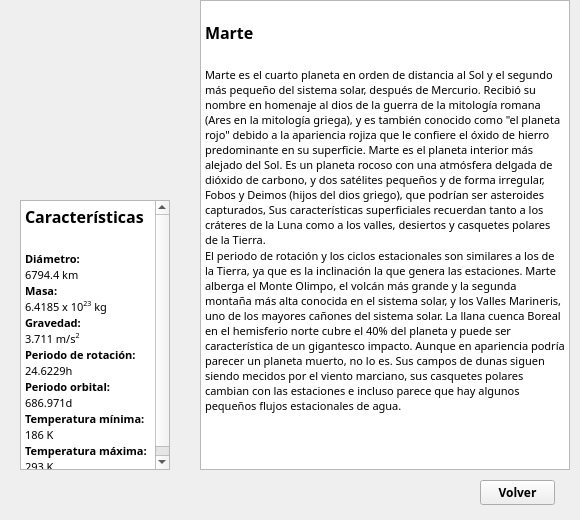
<?xml version="1.0" encoding="UTF-8"?>
<ui version="4.0">
 <class>MainWindow</class>
 <widget class="QMainWindow" name="MainWindow">
  <property name="geometry">
   <rect>
    <x>0</x>
    <y>0</y>
    <width>580</width>
    <height>520</height>
   </rect>
  </property>
  <property name="minimumSize">
   <size>
    <width>580</width>
    <height>520</height>
   </size>
  </property>
  <property name="maximumSize">
   <size>
    <width>580</width>
    <height>520</height>
   </size>
  </property>
  <property name="windowTitle">
   <string>MainWindow</string>
  </property>
  <widget class="QWidget" name="centralwidget">
   <widget class="QPushButton" name="button_close">
    <property name="geometry">
     <rect>
      <x>480</x>
      <y>480</y>
      <width>75</width>
      <height>25</height>
     </rect>
    </property>
    <property name="minimumSize">
     <size>
      <width>75</width>
      <height>25</height>
     </size>
    </property>
    <property name="maximumSize">
     <size>
      <width>75</width>
      <height>25</height>
     </size>
    </property>
    <property name="font">
     <font>
      <family>Century Gothic</family>
      <pointsize>9</pointsize>
      <weight>75</weight>
      <bold>true</bold>
     </font>
    </property>
    <property name="text">
     <string>Volver</string>
    </property>
   </widget>
   <widget class="QLabel" name="label_image">
    <property name="geometry">
     <rect>
      <x>0</x>
      <y>0</y>
      <width>200</width>
      <height>200</height>
     </rect>
    </property>
    <property name="minimumSize">
     <size>
      <width>200</width>
      <height>200</height>
     </size>
    </property>
    <property name="maximumSize">
     <size>
      <width>200</width>
      <height>200</height>
     </size>
    </property>
    <property name="text">
     <string/>
    </property>
    <property name="pixmap">
     <pixmap>Iconos/mars_ima.png</pixmap>
    </property>
    <property name="scaledContents">
     <bool>true</bool>
    </property>
   </widget>
   <widget class="QTextEdit" name="text_info">
    <property name="geometry">
     <rect>
      <x>200</x>
      <y>0</y>
      <width>370</width>
      <height>470</height>
     </rect>
    </property>
    <property name="minimumSize">
     <size>
      <width>370</width>
      <height>470</height>
     </size>
    </property>
    <property name="maximumSize">
     <size>
      <width>370</width>
      <height>470</height>
     </size>
    </property>
    <property name="font">
     <font>
      <family>Century Gothic</family>
     </font>
    </property>
    <property name="readOnly">
     <bool>true</bool>
    </property>
    <property name="html">
     <string>&lt;!DOCTYPE HTML PUBLIC &quot;-//W3C//DTD HTML 4.0//EN&quot; &quot;http://www.w3.org/TR/REC-html40/strict.dtd&quot;&gt;
&lt;html&gt;&lt;head&gt;&lt;meta name=&quot;qrichtext&quot; content=&quot;1&quot; /&gt;&lt;style type=&quot;text/css&quot;&gt;
p, li { white-space: pre-wrap; }
&lt;/style&gt;&lt;/head&gt;&lt;body style=&quot; font-family:'Century Gothic'; font-size:8.25pt; font-weight:400; font-style:normal;&quot;&gt;
&lt;p style=&quot;-qt-paragraph-type:empty; margin-top:0px; margin-bottom:0px; margin-left:0px; margin-right:0px; -qt-block-indent:0; text-indent:0px; font-size:8pt;&quot;&gt;&lt;br /&gt;&lt;/p&gt;
&lt;p style=&quot; margin-top:0px; margin-bottom:0px; margin-left:0px; margin-right:0px; -qt-block-indent:0; text-indent:0px;&quot;&gt;&lt;span style=&quot; font-size:12pt; font-weight:600;&quot;&gt;Marte&lt;/span&gt;&lt;/p&gt;
&lt;p style=&quot;-qt-paragraph-type:empty; margin-top:0px; margin-bottom:0px; margin-left:0px; margin-right:0px; -qt-block-indent:0; text-indent:0px; font-size:12pt; font-weight:600;&quot;&gt;&lt;br /&gt;&lt;/p&gt;
&lt;p style=&quot; margin-top:0px; margin-bottom:0px; margin-left:0px; margin-right:0px; -qt-block-indent:0; text-indent:0px;&quot;&gt;&lt;span style=&quot; font-size:8pt;&quot;&gt;Marte es el cuarto planeta en orden de distancia al Sol y el segundo más pequeño del sistema solar, después de Mercurio. Recibió su nombre en homenaje al dios de la guerra de la mitología romana (Ares en la mitología griega), y es también conocido como &amp;quot;el planeta rojo&amp;quot; debido a la apariencia rojiza que le confiere el óxido de hierro predominante en su superficie. Marte es el planeta interior más alejado del Sol. Es un planeta rocoso con una atmósfera delgada de dióxido de carbono, y dos satélites pequeños y de forma irregular, Fobos y Deimos (hijos del dios griego), que podrían ser asteroides capturados, Sus características superficiales recuerdan tanto a los cráteres de la Luna como a los valles, desiertos y casquetes polares de la Tierra.&lt;/span&gt;&lt;/p&gt;
&lt;p style=&quot; margin-top:0px; margin-bottom:0px; margin-left:0px; margin-right:0px; -qt-block-indent:0; text-indent:0px;&quot;&gt;&lt;span style=&quot; font-size:8pt;&quot;&gt;El periodo de rotación y los ciclos estacionales son similares a los de la Tierra, ya que es la inclinación la que genera las estaciones. Marte alberga el Monte Olimpo, el volcán más grande y la segunda montaña más alta conocida en el sistema solar, y los Valles Marineris, uno de los mayores cañones del sistema solar. La llana cuenca Boreal en el hemisferio norte cubre el 40% del planeta y puede ser característica de un gigantesco impacto. Aunque en apariencia podría parecer un planeta muerto, no lo es. Sus campos de dunas siguen siendo mecidos por el viento marciano, sus casquetes polares cambian con las estaciones e incluso parece que hay algunos pequeños flujos estacionales de agua.&lt;/span&gt;&lt;/p&gt;&lt;/body&gt;&lt;/html&gt;</string>
    </property>
   </widget>
   <widget class="QTextEdit" name="text_facts">
    <property name="geometry">
     <rect>
      <x>20</x>
      <y>200</y>
      <width>150</width>
      <height>270</height>
     </rect>
    </property>
    <property name="minimumSize">
     <size>
      <width>150</width>
      <height>270</height>
     </size>
    </property>
    <property name="maximumSize">
     <size>
      <width>150</width>
      <height>270</height>
     </size>
    </property>
    <property name="font">
     <font>
      <family>Century Gothic</family>
     </font>
    </property>
    <property name="readOnly">
     <bool>true</bool>
    </property>
    <property name="html">
     <string>&lt;!DOCTYPE HTML PUBLIC &quot;-//W3C//DTD HTML 4.0//EN&quot; &quot;http://www.w3.org/TR/REC-html40/strict.dtd&quot;&gt;
&lt;html&gt;&lt;head&gt;&lt;meta name=&quot;qrichtext&quot; content=&quot;1&quot; /&gt;&lt;style type=&quot;text/css&quot;&gt;
p, li { white-space: pre-wrap; }
&lt;/style&gt;&lt;/head&gt;&lt;body style=&quot; font-family:'Century Gothic'; font-size:8.25pt; font-weight:400; font-style:normal;&quot;&gt;
&lt;p style=&quot; margin-top:0px; margin-bottom:0px; margin-left:0px; margin-right:0px; -qt-block-indent:0; text-indent:0px;&quot;&gt;&lt;span style=&quot; font-size:12pt; font-weight:600;&quot;&gt;Características&lt;/span&gt;&lt;/p&gt;
&lt;p style=&quot;-qt-paragraph-type:empty; margin-top:0px; margin-bottom:0px; margin-left:0px; margin-right:0px; -qt-block-indent:0; text-indent:0px; font-size:12pt; font-weight:600;&quot;&gt;&lt;br /&gt;&lt;/p&gt;
&lt;p style=&quot; margin-top:0px; margin-bottom:0px; margin-left:0px; margin-right:0px; -qt-block-indent:0; text-indent:0px;&quot;&gt;&lt;span style=&quot; font-size:8pt; font-weight:600;&quot;&gt;Diámetro: &lt;/span&gt;&lt;/p&gt;
&lt;p style=&quot; margin-top:0px; margin-bottom:0px; margin-left:0px; margin-right:0px; -qt-block-indent:0; text-indent:0px;&quot;&gt;&lt;span style=&quot; font-size:8pt;&quot;&gt;6794.4 km&lt;/span&gt;&lt;/p&gt;
&lt;p style=&quot; margin-top:0px; margin-bottom:0px; margin-left:0px; margin-right:0px; -qt-block-indent:0; text-indent:0px;&quot;&gt;&lt;span style=&quot; font-size:8pt; font-weight:600;&quot;&gt;Masa: &lt;/span&gt;&lt;/p&gt;
&lt;p style=&quot; margin-top:0px; margin-bottom:0px; margin-left:0px; margin-right:0px; -qt-block-indent:0; text-indent:0px;&quot;&gt;&lt;span style=&quot; font-size:8pt;&quot;&gt;6.4185 x 10&lt;/span&gt;&lt;span style=&quot; font-size:8pt; vertical-align:super;&quot;&gt;23&lt;/span&gt;&lt;span style=&quot; font-size:8pt;&quot;&gt; kg&lt;/span&gt;&lt;/p&gt;
&lt;p style=&quot; margin-top:0px; margin-bottom:0px; margin-left:0px; margin-right:0px; -qt-block-indent:0; text-indent:0px;&quot;&gt;&lt;span style=&quot; font-size:8pt; font-weight:600;&quot;&gt;Gravedad:&lt;/span&gt;&lt;/p&gt;
&lt;p style=&quot; margin-top:0px; margin-bottom:0px; margin-left:0px; margin-right:0px; -qt-block-indent:0; text-indent:0px;&quot;&gt;&lt;span style=&quot; font-size:8pt;&quot;&gt;3.711 m/s&lt;/span&gt;&lt;span style=&quot; font-size:8pt; vertical-align:super;&quot;&gt;2&lt;/span&gt;&lt;/p&gt;
&lt;p style=&quot; margin-top:0px; margin-bottom:0px; margin-left:0px; margin-right:0px; -qt-block-indent:0; text-indent:0px;&quot;&gt;&lt;span style=&quot; font-size:8pt; font-weight:600;&quot;&gt;Periodo de rotación:&lt;/span&gt;&lt;/p&gt;
&lt;p style=&quot; margin-top:0px; margin-bottom:0px; margin-left:0px; margin-right:0px; -qt-block-indent:0; text-indent:0px;&quot;&gt;&lt;span style=&quot; font-size:8pt;&quot;&gt;24.6229h &lt;/span&gt;&lt;/p&gt;
&lt;p style=&quot; margin-top:0px; margin-bottom:0px; margin-left:0px; margin-right:0px; -qt-block-indent:0; text-indent:0px;&quot;&gt;&lt;span style=&quot; font-size:8pt; font-weight:600;&quot;&gt;Periodo orbital:&lt;/span&gt;&lt;/p&gt;
&lt;p style=&quot; margin-top:0px; margin-bottom:0px; margin-left:0px; margin-right:0px; -qt-block-indent:0; text-indent:0px;&quot;&gt;&lt;span style=&quot; font-size:8pt;&quot;&gt;686.971d&lt;/span&gt;&lt;/p&gt;
&lt;p style=&quot; margin-top:0px; margin-bottom:0px; margin-left:0px; margin-right:0px; -qt-block-indent:0; text-indent:0px;&quot;&gt;&lt;span style=&quot; font-size:8pt; font-weight:600;&quot;&gt;Temperatura mínima:&lt;/span&gt;&lt;/p&gt;
&lt;p style=&quot; margin-top:0px; margin-bottom:0px; margin-left:0px; margin-right:0px; -qt-block-indent:0; text-indent:0px;&quot;&gt;&lt;span style=&quot; font-size:8pt;&quot;&gt;186 K&lt;/span&gt;&lt;/p&gt;
&lt;p style=&quot; margin-top:0px; margin-bottom:0px; margin-left:0px; margin-right:0px; -qt-block-indent:0; text-indent:0px;&quot;&gt;&lt;span style=&quot; font-size:8pt; font-weight:600;&quot;&gt;Temperatura máxima:&lt;/span&gt;&lt;/p&gt;
&lt;p style=&quot; margin-top:0px; margin-bottom:0px; margin-left:0px; margin-right:0px; -qt-block-indent:0; text-indent:0px;&quot;&gt;&lt;span style=&quot; font-size:8pt;&quot;&gt;293 K&lt;/span&gt;&lt;/p&gt;&lt;/body&gt;&lt;/html&gt;</string>
    </property>
   </widget>
  </widget>
 </widget>
 <resources/>
 <connections/>
</ui>
